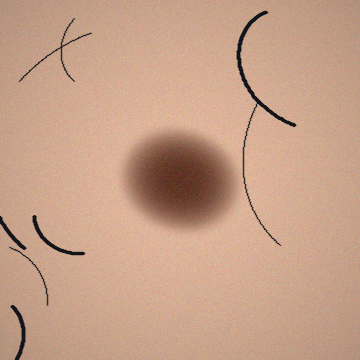
#> input picture sample_data/images/sample_01_melanocytic_nevus_good.png, 360 x 360 px; its folder holds only this picture in this run
$ python run_image_quality_assessment.py   (older library calls are emulated)
#> lines starting #> are read from the running program, lines starting #| are printed output that depends on the picture
### preprocessing/image_quality.py
from pathlib import Path

import cv2
import numpy as np


# ============================================================
# CONFIGURATION
# ============================================================

MIN_WIDTH = 100
MIN_HEIGHT = 100

# These are initial engineering thresholds.
# They can be calibrated after running the assessment
# over the PAD-UFES-20 dataset.

MIN_BLUR_SCORE = 50.0

MIN_BRIGHTNESS = 40.0
MAX_BRIGHTNESS = 220.0

MIN_CONTRAST = 20.0


# ============================================================
# IMAGE LOADING
# ============================================================

def load_image(image_path):
    """
    Load an image using OpenCV.

    Returns:
        image: BGR image
    """

    image_path = Path(image_path)

    if not image_path.exists():
        raise FileNotFoundError(
            f"Image not found: {image_path}"
        )

    image = cv2.imread(
        str(image_path),
        cv2.IMREAD_COLOR
    )

    if image is None:
        raise ValueError(
            f"Unable to read image: {image_path}"
        )

    return image


# ============================================================
# BLUR / SHARPNESS
# ============================================================

def calculate_blur_score(image):
    """
    Calculate image sharpness using
    variance of the Laplacian.

    Higher value generally indicates
    stronger image detail/sharpness.
    """

    gray = cv2.cvtColor(
        image,
        cv2.COLOR_BGR2GRAY
    )

    laplacian = cv2.Laplacian(
        gray,
        cv2.CV_64F
    )

    return float(laplacian.var())


# ============================================================
# BRIGHTNESS
# ============================================================

def calculate_brightness(image):
    """
    Calculate mean grayscale intensity.

    Range:
        approximately 0 - 255
    """

    gray = cv2.cvtColor(
        image,
        cv2.COLOR_BGR2GRAY
    )

    return float(gray.mean())


# ============================================================
# CONTRAST
# ============================================================

def calculate_contrast(image):
    """
    Calculate grayscale standard deviation
    as a simple contrast measure.
    """

    gray = cv2.cvtColor(
        image,
        cv2.COLOR_BGR2GRAY
    )

    return float(gray.std())


# ============================================================
# IMAGE DIMENSIONS
# ============================================================

def check_dimensions(image):
    """
    Check whether image dimensions are
    large enough for processing.
    """

    height, width = image.shape[:2]

    valid = (
        width >= MIN_WIDTH
        and height >= MIN_HEIGHT
    )

    return {
        "width": width,
        "height": height,
        "valid": valid,
    }


# ============================================================
# COMPLETE IMAGE QUALITY ASSESSMENT
# ============================================================

def assess_image_quality(image_path):
    """
    Perform complete image quality assessment.

    Returns a dictionary containing:

        - readability
        - dimensions
        - blur score
        - brightness
        - contrast
        - individual quality checks
        - overall quality status
    """

    result = {
        "image_path": str(image_path),
        "readable": False,
        "width": 0,
        "height": 0,
        "blur_score": 0.0,
        "brightness": 0.0,
        "contrast": 0.0,
        "blur_ok": False,
        "brightness_ok": False,
        "contrast_ok": False,
        "dimensions_ok": False,
        "quality_status": "INVALID",
    }

    try:
        image = load_image(image_path)
#> in load_image, image is the input picture: shape (360, 360, 3); mean B, G, R 136.3, 160, 198.7

        result["readable"] = True

        # Dimensions
        dimension_result = check_dimensions(image)

        result["width"] = dimension_result["width"]
        result["height"] = dimension_result["height"]
        result["dimensions_ok"] = dimension_result["valid"]

        # Blur / sharpness
        blur_score = calculate_blur_score(image)

        result["blur_score"] = round(
            blur_score,
            4
        )

        result["blur_ok"] = (
            blur_score >= MIN_BLUR_SCORE
        )

        # Brightness
        brightness = calculate_brightness(image)

        result["brightness"] = round(
            brightness,
            4
        )

        result["brightness_ok"] = (
            MIN_BRIGHTNESS
            <= brightness
            <= MAX_BRIGHTNESS
        )

        # Contrast
        contrast = calculate_contrast(image)

        result["contrast"] = round(
            contrast,
            4
        )

        result["contrast_ok"] = (
            contrast >= MIN_CONTRAST
        )

        # Overall status
        checks = [
            result["dimensions_ok"],
            result["blur_ok"],
            result["brightness_ok"],
            result["contrast_ok"],
        ]

        passed = sum(checks)

        if passed == 4:
            result["quality_status"] = "GOOD"

        elif passed >= 2:
            result["quality_status"] = "WARNING"

        else:
            result["quality_status"] = "POOR"

    except Exception as exc:
        result["quality_status"] = "INVALID"
        result["error"] = str(exc)

    return result

### scripts/run_image_quality_assessment.py
from pathlib import Path
import sys

import pandas as pd


# ============================================================
# PROJECT ROOT
# ============================================================

PROJECT_ROOT = Path(__file__).resolve().parents[1]

sys.path.insert(
    0,
    str(PROJECT_ROOT)
)


# ============================================================
# IMPORTS
# ============================================================

from dataset.dataset_config import IMAGES_PATH

from preprocessing.image_quality import (
    assess_image_quality
)


# ============================================================
# OUTPUT
# ============================================================

OUTPUT_DIR = PROJECT_ROOT / "outputs"

OUTPUT_DIR.mkdir(
    parents=True,
    exist_ok=True
)

OUTPUT_FILE = (
    OUTPUT_DIR /
    "image_quality_report.csv"
)


# ============================================================
# MAIN
# ============================================================

def main():

    print("=" * 60)
    print("DERMAI IMAGE QUALITY ASSESSMENT")
    print("=" * 60)

    print()
    print("Image root:")
    print(IMAGES_PATH)

    if not IMAGES_PATH.exists():
        print()
        print("ERROR: Image directory does not exist.")
        print(IMAGES_PATH)
        return

    # Search recursively for image files.
    image_files = []

    for extension in [
        "*.jpg",
        "*.jpeg",
        "*.png",
        "*.JPG",
        "*.JPEG",
        "*.PNG",
    ]:
        image_files.extend(
            IMAGES_PATH.rglob(extension)
        )

    # Remove duplicates
    image_files = sorted(
        set(image_files)
    )

    print()
    print(
        f"Images found: {len(image_files)}"
    )

    if not image_files:
        print()
        print("ERROR: No images found.")
        return

    print()
    print("Running quality assessment...")
    print()

    results = []

    for index, image_path in enumerate(
        image_files,
        start=1
    ):

        result = assess_image_quality(
            image_path
        )
#> in assess_image_quality, `dimension_result = check_dimensions(image)`: dimension_result = {'width': 360, 'height': 360, 'valid': True}
#> in calculate_blur_score, `gray = cv2.cvtColor( image, cv2.COLOR_BGR2GRAY )`:
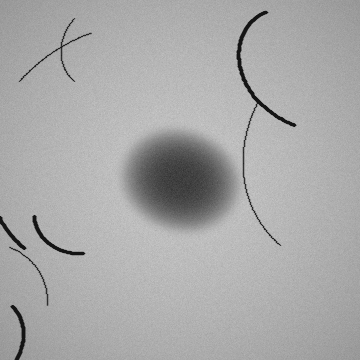
#> gray: shape (360, 360); min 20, max 202, mean 168.9
#> in calculate_blur_score, `laplacian = cv2.Laplacian( gray, cv2.CV_64F )`:
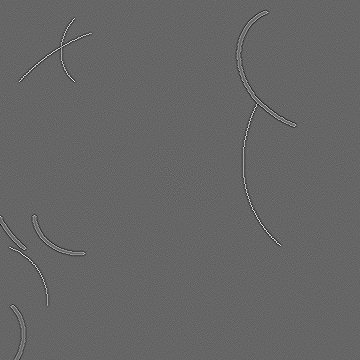
#> laplacian: shape (360, 360) float64; min -296, max 443, mean 0; drawn with min black and max white
#> in assess_image_quality, `blur_score = calculate_blur_score(image)`: blur_score = 725.3
#> in assess_image_quality, `brightness = calculate_brightness(image)`: brightness = 168.9
#> in assess_image_quality, `contrast = calculate_contrast(image)`: contrast = 26.36
#> in assess_image_quality, `checks = [ result["dimensions_ok"], result["blur_ok"], result["brightn..`: checks = [True, True, True, True]
#> in assess_image_quality, `passed = sum(checks)`: passed = 4
#> result = 12 items

        results.append(result)

        if index % 100 == 0:
            print(
                f"Processed: {index}/{len(image_files)}"
            )

    # Create dataframe
    dataframe = pd.DataFrame(
        results
    )
#> dataframe = table of 1 rows and 12 columns

    # Save report
    dataframe.to_csv(
        OUTPUT_FILE,
        index=False
    )

    # ========================================================
    # SUMMARY
    # ========================================================

    total = len(dataframe)
#> total = 1

    good = int(
        (dataframe["quality_status"] == "GOOD").sum()
    )
#> good = 1

    warning = int(
        (dataframe["quality_status"] == "WARNING").sum()
    )
#> warning = 0

    poor = int(
        (dataframe["quality_status"] == "POOR").sum()
    )
#> poor = 0

    invalid = int(
        (dataframe["quality_status"] == "INVALID").sum()
    )
#> invalid = 0

    print()
    print("=" * 60)
    print("IMAGE QUALITY SUMMARY")
    print("=" * 60)

    print(
        f"Total images : {total}"
    )
#| Total images : 1

    print(
        f"GOOD         : {good}"
    )
#| GOOD         : 1

    print(
        f"WARNING      : {warning}"
    )
#| WARNING      : 0

    print(
        f"POOR         : {poor}"
    )
#| POOR         : 0

    print(
        f"INVALID      : {invalid}"
    )
#| INVALID      : 0

    print()
    print("Average metrics:")

    print(
        f"Blur score   : "
        f"{dataframe['blur_score'].mean():.2f}"
    )
#| Blur score   : 725.33

    print(
        f"Brightness   : "
        f"{dataframe['brightness'].mean():.2f}"
    )
#| Brightness   : 168.91

    print(
        f"Contrast     : "
        f"{dataframe['contrast'].mean():.2f}"
    )
#| Contrast     : 26.36

    print()
    print("Report saved to:")
    print(OUTPUT_FILE)

    print()
    print("=" * 60)
    print("IMAGE QUALITY ASSESSMENT COMPLETE")
    print("=" * 60)


if __name__ == "__main__":
    main()
